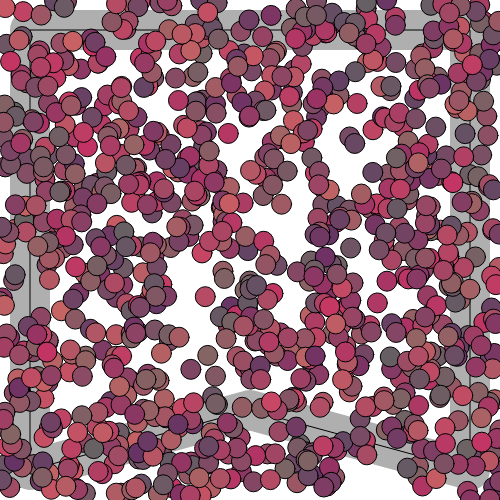
Frame 1 (no input)
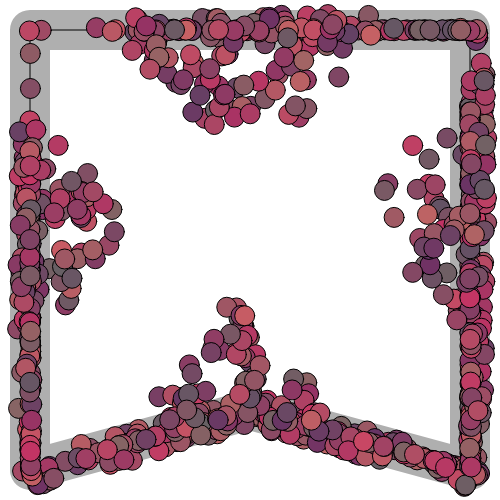
Frame 60 (no input)
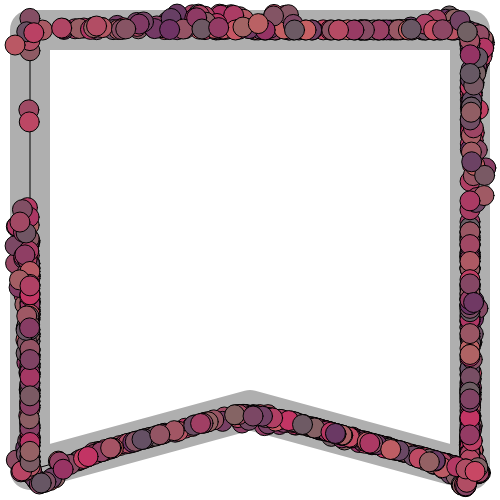
Frame 120 (the mouse pressed at the canvas centre since frame 60)

The p5.js sketch that drew these frames (run headless with seeded random() and noise() and a simulated clock; from frame 60 on, the mouse is pressed at the canvas centre):

// p5.js sketch
// ── sketch.js
let particles = [];
let path;

function setup() {
  createCanvas(500, 500);
  newPath();

  for (let i = 0; i < 1000; i++) {
    let particle = new Particle(path);
    particles.push(particle);
  }
}

function draw() {
  background(255);
  path.display();

  for (let i = 0; i < particles.length; i++) {
    particles[i].show();
    particles[i].edges();
    particles[i].update();
    particles[i].follow(path);
  }
}

function newPath() {
  path = new Path();
  let offset = 30;
  path.addPoint(offset, offset);
  path.addPoint(width - offset, offset);
  path.addPoint(width - offset, height - offset);
  path.addPoint(width / 2, height - offset * 3);
  path.addPoint(offset, height - offset);
}

// ── particle.js
// to do : refactoring
// 1.일관된 방향성
// 2. path의 둘레 안에서 edges();

function findProjection(pos, a, b) {
  // 점 a와 pos 사이의 벡터
  let v1 = p5.Vector.sub(a, pos);
  // 점 b와 pos 사이의 벡터
  let v2 = p5.Vector.sub(b, pos);
  v2.normalize(); // 벡터 길이를 1로 정규화
  let sp = v1.dot(v2); // 내적(dot product) 계산
  // 내적은 한 벡터가 다른 벡터에 얼마나 "가까운지"를 나타내는 값으로, 두 벡터가 평행할수록 내적 값이 크다
  v2.mult(sp); // v2 벡터가 v1과 같은 방향을 가리키게 됩니다.
  v2.add(pos); // 절대 좌표를 얻는다
  return v2;
}

class Particle {
  constructor() {
    this.position = createVector(random(width), random(height));
    this.velocity = createVector(0, 0);
    this.acceleration = createVector(random(2), random(2));
    this.maxSpeed = 2;
    this.maxForce = 0.1;
    this.radius = 10;
    this.color = [random(100, 200), random(50, 100), 100];
  }

  follow(path) {
    // 1. path의 모든 선에 법선점을 찾는다
    // 현재 future position, startLine, endLine
    let predict = this.velocity.copy();
    predict.normalize();
    predict.mult(25);
    let predictPos = p5.Vector.add(this.position, predict);

    const points = path.points;
    let targetPos = createVector(0, 0);
    let worldRecord = 100000;

    for (let i = 0; i < points.length; i++) {
      let startPoint = points[i];
      let endPoint = points[i + 1];
      if (i == 0) {
        fill(255, 0, 0);
      } else if (i == 1) {
        fill(0, 255, 0);
      } else if (i == 2) {
        fill(0, 0, 255);
      } else if (i == 3) {
        fill(0);
      } else if (i == 4) {
        endPoint = points[0];
        fill(100, 100, 0);
      }
      let normalPoint = findProjection(startPoint, predictPos, endPoint);
      let direction = p5.Vector.sub(startPoint, endPoint);
      // 법선 점이 path 바깥에 그려진다면 일단 endPoint로 고정시킨다
      if (
        normalPoint.x < min(startPoint.x, endPoint.x) ||
        normalPoint.x > max(startPoint.x, endPoint.x) ||
        normalPoint.y < min(startPoint.y, endPoint.y) ||
        normalPoint.y > max(startPoint.y, endPoint.y)
      ) {
        normalPoint = endPoint.copy();
      }

      // predictPos가 endPoint에 가까워지면 (dist)
      const newStartPoint = points[(i + 1) % points.length];
      const newEndPoint = points[(i + 2) % points.length];
      const distance = p5.Vector.dist(newEndPoint, predictPos);
      if (distance < path.radius) {
        direction = p5.Vector.sub(endPoint, newStartPoint);
      }
      // 법선점과 파티클이 같은 선 상에 있을 때, 더이상 path를 따라 이동하지 못하고 정체됨
      // 같은 선상에 오면, 법선점의 위치를 direction 방향으로 이동시킨다?
      const d = p5.Vector.dist(this.position, normalPoint);
      if (d < this.radius) {
        normalPoint.add(direction);
      }

      // 모든 법선점 시각화
      //   ellipse(normalPoint.x, normalPoint.y, 10);

      // 2. 가장 가까운 법선점을 찾아서 target에 저장한다
      direction.normalize();
      this.acceleration.mult(direction);

      const dist = p5.Vector.dist(predictPos, normalPoint);
      if (worldRecord > dist) {
        worldRecord = dist;
        targetPos = normalPoint;
      }
    }
    // 타겟 위치 시각화
    // noFill();
    // stroke(200, 200, 0);
    // strokeWeight(3);
    // ellipse(targetPos.x, targetPos.y, 30);
    // 타겟의 위치를 향해 이동한다
    return this.seek(targetPos);
  }

  seek(target) {
    // particle과 target 사이의 거리를 벡터로 계산
    let force = p5.Vector.sub(target, this.position);

    force.setMag(this.maxSpeed);
    force.sub(this.velocity);
    // 벡터의 크기를 매개변수 max의 값으로 제한한다
    force.limit(this.maxForce);
    this.applyForce(force);
  }

  applyForce(force) {
    this.acceleration.add(force);
  }

  update() {
    this.velocity.add(this.acceleration);
    this.velocity.limit(this.maxSpeed);
    this.position.add(this.velocity);
    this.acceleration.set(random(2), random(2));
  }

  show() {
    fill(this.color);
    ellipse(this.position.x, this.position.y, this.radius * 2);
  }

  edges() {
    if (this.position.x > width + this.radius) {
      this.position.x = -this.radius;
    } else if (this.position.x < -this.radius) {
      this.position.x = width + this.radius;
    }
    if (this.position.y > height + this.radius) {
      this.position.y = -this.radius;
    } else if (this.position.y < -this.radius) {
      this.position.y = height + this.radius;
    }
  }
}

// ── path.js
class Path {
  constructor() {
    this.radius = 20;
    this.points = [];
  }

  addPoint(x, y) {
    let point = createVector(x, y);
    this.points.push(point);
  }

  display() {
    strokeJoin(ROUND);

    // Draw thick line for radius
    stroke(175);
    strokeWeight(this.radius * 2);
    noFill();
    beginShape();
    for (let v of this.points) {
      vertex(v.x, v.y);
    }
    endShape(CLOSE);
    // Draw thin line for center of path
    stroke(0);
    strokeWeight(1);
    noFill();
    beginShape();
    for (let v of this.points) {
      vertex(v.x, v.y);
    }
    endShape(CLOSE);
  }
}
